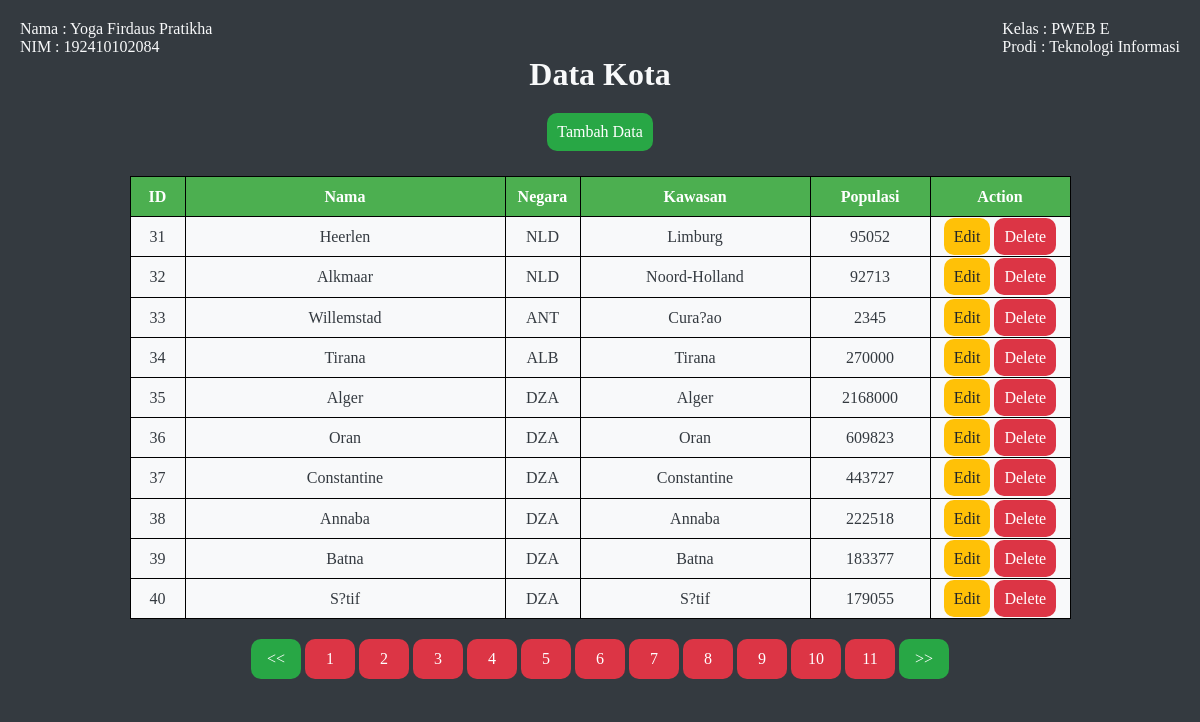
The app's page /?halaman=4 with its own data.
### tables this page shows
CREATE TABLE `city` (
  `ID` INT(11) NOT NULL AUTO_INCREMENT,
  `Name` CHAR(35) NOT NULL DEFAULT '',
  `CountryCode` CHAR(3) NOT NULL DEFAULT '',
  `District` CHAR(20) NOT NULL DEFAULT '',
  `Population` INT(11) NOT NULL DEFAULT '0',
  PRIMARY KEY (`ID`),
  KEY `CountryCode` (`CountryCode`),
  CONSTRAINT `city_ibfk_1` FOREIGN KEY (`CountryCode`) REFERENCES `country` (`Code`)
);

### index.php (the view, shortened to what this page needs)
<?php
require_once("koneksi.php");
$perPage = 10;
$nowPage = $_GET["halaman"];
$page = isset($nowPage) ? (int)$nowPage : 1;
$start = ($page > 1) ? ($page * $perPage) - $perPage : 0;
$data = $db->prepare("SELECT * FROM city LIMIT $start, $perPage");
$data->execute();
$result = $data->fetchAll();
$totalData = $db->prepare("SELECT * FROM city");
$totalData->execute();
$total = $totalData->rowCount();
$pages = ceil($total/$perPage);
?>
<!DOCTYPE html>
  <head>
      <link rel="stylesheet" href="style.css">
  </head>
  <body>
    <div style="color:#f8f9fa;">
      <div class="flex between" style="margin-top:20px; margin-left:20px; margin-right:20px;">
        <p>Nama : Yoga Firdaus Pratikha<br>NIM :  192410102084</p>
        <p>Kelas : PWEB E<br>Prodi : Teknologi Informasi</p>
      </div>
      <div style="text-align: center;">
        <h1>Data Kota</h1>
      </div>
      <div class="flex" style="margin-top:20px">
        <a href='add.php' class="button green center">Tambah Data</a>
      </div>
      <div class="container">
        <table class="center">
          <thead>
            <tr>
              <th style="width:55px">ID</th>
              <th style="width:320px">Nama</th>
              <th style="width:75px">Negara</th>
              <th style="width:230px">Kawasan</th>
              <th style="width:120px">Populasi</th>
              <th style="width:140px">Action</th>
            </tr>
          </thead>
          <tbody>
            <?php
              if(!empty($result)) {
                foreach($result as $row) {
              ?>
                <tr>
                  <td><?php echo $row["ID"]; ?></td>
                  <td><?php echo $row["Name"]; ?></td>
                  <td><?php echo $row["CountryCode"]; ?></td>
                  <td><?php echo $row["District"]; ?></td>
                  <td><?php echo $row["Population"]; ?></td>
                  <td>
                    <a href='edit.php?id=<?php echo $row['ID']; ?>' class="button yellow">Edit</a>
                    <a onclick="return confirm('Hapus data <?php echo $row['Name'];?> dengan ID <?php echo $row['ID']; ?>?')" href='?delete_id=<?php echo $row['ID']; ?>' class="button red">Delete</a>
                  </td>
                </tr>
              <?php
                }
              }
            ?>
          </tbody>
        </table><div style="margin-top:20px">
          <a href="?halaman=1" class="button green nomor"><<</a>
        <?php
        $x = 0;
        $y = 0;
        if($page<=5){
          $x = 1;
          $y = $x+10;
        }
        for($x; $x<=$y; $x++){
          ?>
          <a href="?halaman=<?php echo $x; ?>" class="button red nomor"><?php echo $x;?></a>
        <?php
        }
      ?><a href="?halaman=<?php echo $pages; ?>" class="button green nomor">>></a></div>
      </div>
    </div>
  </body>
</html>

### style.css (style rules this page uses)
* { box-sizing: border-box; margin: 0; padding: 0; color: #f8f9fa; background-color: #343a40; }
table, th, td, input, select { border: 1px solid black; border-collapse: collapse; background-color: #f8f9fa; padding: 10px; color:#343a40; }
th { background-color: #4CAF50; color: white; font-weight: bold; }
a { text-decoration: none; }
.button { padding: 10px; border: none; border-radius: 10px; transition: all 0.3 ease 0s; width: auto; }
.nomor { height: 40px; width: 50px; display: inline-block; }
.red { color:#fff; background-color:#dc3545; border-color:#dc3545; }
.yellow { color:#212529; background-color:#ffc107; border-color:#ffc107; }
.green { color:#fff; background-color:#28a745; border-color:#28a745; }
.center { margin-left: auto; margin-right: auto; }
.flex { display:flex; }
.between { justify-content:space-between; }
.container { color: white; height: auto; margin: 10px auto 60px auto; padding: 15px; width: 100%; text-align: center; line-height: 1.2; }

### records on screen
city: ID "31", Name "Heerlen", CountryCode "NLD", District "Limburg", Population "95052"
city: ID "32", Name "Alkmaar", CountryCode "NLD", District "Noord-Holland", Population "92713"
city: ID "33", Name "Willemstad", CountryCode "ANT", District "Cura?ao", Population "2345"
city: ID "34", Name "Tirana", CountryCode "ALB", District "Tirana", Population "270000"
city: ID "35", Name "Alger", CountryCode "DZA", District "Alger", Population "2168000"
city: ID "36", Name "Oran", CountryCode "DZA", District "Oran", Population "609823"
city: ID "37", Name "Constantine", CountryCode "DZA", District "Constantine", Population "443727"
city: ID "38", Name "Annaba", CountryCode "DZA", District "Annaba", Population "222518"
city: ID "39", Name "Batna", CountryCode "DZA", District "Batna", Population "183377"
city: ID "40", Name "S?tif", CountryCode "DZA", District "S?tif", Population "179055"
